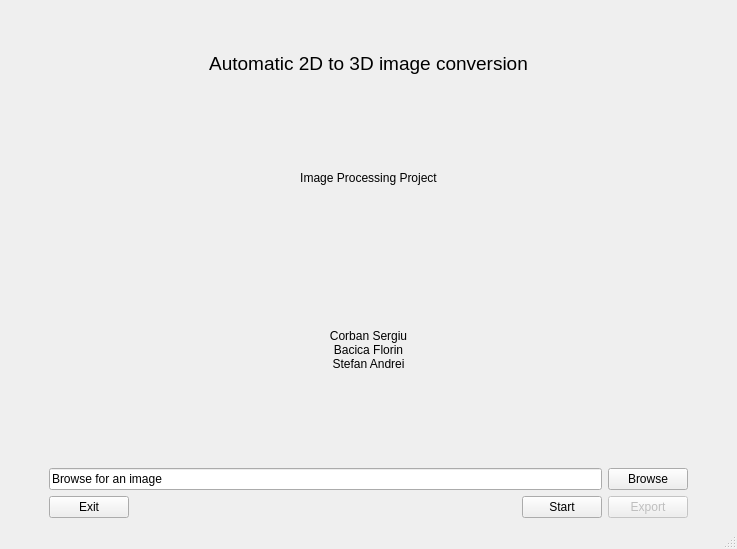
<?xml version="1.0" encoding="UTF-8"?>
<ui version="4.0">
 <class>MainWindow</class>
 <widget class="QMainWindow" name="MainWindow">
  <property name="geometry">
   <rect>
    <x>0</x>
    <y>0</y>
    <width>737</width>
    <height>549</height>
   </rect>
  </property>
  <property name="windowTitle">
   <string>Automatic 2D to 3D image conversion</string>
  </property>
  <widget class="QWidget" name="centralwidget">
   <layout class="QVBoxLayout" name="verticalLayout_3">
    <item>
     <layout class="QVBoxLayout" name="verticalLayout_2">
      <item>
       <layout class="QVBoxLayout" name="verticalLayout">
        <item>
         <widget class="QLabel" name="label_Title">
          <property name="text">
           <string>&lt;html&gt;&lt;head/&gt;&lt;body&gt;&lt;p align=&quot;center&quot;&gt;&lt;span style=&quot; font-size:14pt;&quot;&gt;Automatic 2D to 3D image conversion&lt;/span&gt;&lt;/p&gt;&lt;/body&gt;&lt;/html&gt;</string>
          </property>
         </widget>
        </item>
        <item>
         <widget class="QLabel" name="label_Info">
          <property name="text">
           <string>&lt;html&gt;&lt;head/&gt;&lt;body&gt;&lt;p align=&quot;center&quot;&gt;Image Processing Project&lt;/p&gt;&lt;/body&gt;&lt;/html&gt;</string>
          </property>
         </widget>
        </item>
       </layout>
      </item>
      <item>
       <widget class="QLabel" name="label_Credits">
        <property name="text">
         <string>&lt;html&gt;&lt;head/&gt;&lt;body&gt;&lt;p align=&quot;center&quot;&gt;Corban Sergiu&lt;br/&gt;Bacica Florin&lt;br/&gt;Stefan Andrei&lt;/p&gt;&lt;/body&gt;&lt;/html&gt;</string>
        </property>
       </widget>
      </item>
     </layout>
    </item>
    <item>
     <layout class="QHBoxLayout" name="horizontalLayout_Browse">
      <item>
       <spacer name="horizontalSpacer">
        <property name="orientation">
         <enum>Qt::Horizontal</enum>
        </property>
        <property name="sizeType">
         <enum>QSizePolicy::Preferred</enum>
        </property>
        <property name="sizeHint" stdset="0">
         <size>
          <width>40</width>
          <height>20</height>
         </size>
        </property>
       </spacer>
      </item>
      <item>
       <widget class="QLineEdit" name="lineEdit_Browse">
        <property name="text">
         <string>Browse for an image</string>
        </property>
       </widget>
      </item>
      <item>
       <widget class="QPushButton" name="pushButton_Browse">
        <property name="text">
         <string>Browse</string>
        </property>
       </widget>
      </item>
      <item>
       <spacer name="horizontalSpacer_2">
        <property name="orientation">
         <enum>Qt::Horizontal</enum>
        </property>
        <property name="sizeType">
         <enum>QSizePolicy::Preferred</enum>
        </property>
        <property name="sizeHint" stdset="0">
         <size>
          <width>40</width>
          <height>20</height>
         </size>
        </property>
       </spacer>
      </item>
     </layout>
    </item>
    <item>
     <layout class="QHBoxLayout" name="horizontalLayout">
      <item>
       <spacer name="horizontalSpacer_3">
        <property name="orientation">
         <enum>Qt::Horizontal</enum>
        </property>
        <property name="sizeType">
         <enum>QSizePolicy::Preferred</enum>
        </property>
        <property name="sizeHint" stdset="0">
         <size>
          <width>40</width>
          <height>20</height>
         </size>
        </property>
       </spacer>
      </item>
      <item>
       <widget class="QPushButton" name="pushButton_Exit">
        <property name="text">
         <string>Exit</string>
        </property>
       </widget>
      </item>
      <item>
       <spacer name="horizontalSpacer_5">
        <property name="orientation">
         <enum>Qt::Horizontal</enum>
        </property>
        <property name="sizeType">
         <enum>QSizePolicy::Expanding</enum>
        </property>
        <property name="sizeHint" stdset="0">
         <size>
          <width>40</width>
          <height>20</height>
         </size>
        </property>
       </spacer>
      </item>
      <item>
       <widget class="QPushButton" name="pushButton_Start">
        <property name="text">
         <string>Start</string>
        </property>
       </widget>
      </item>
      <item>
       <widget class="QPushButton" name="pushButton_Export">
        <property name="enabled">
         <bool>false</bool>
        </property>
        <property name="text">
         <string>Export</string>
        </property>
       </widget>
      </item>
      <item>
       <spacer name="horizontalSpacer_4">
        <property name="orientation">
         <enum>Qt::Horizontal</enum>
        </property>
        <property name="sizeType">
         <enum>QSizePolicy::Preferred</enum>
        </property>
        <property name="sizeHint" stdset="0">
         <size>
          <width>40</width>
          <height>20</height>
         </size>
        </property>
       </spacer>
      </item>
     </layout>
    </item>
   </layout>
  </widget>
  <widget class="QMenuBar" name="menubar">
   <property name="geometry">
    <rect>
     <x>0</x>
     <y>0</y>
     <width>737</width>
     <height>22</height>
    </rect>
   </property>
  </widget>
  <widget class="QStatusBar" name="statusbar"/>
 </widget>
 <resources/>
 <connections/>
</ui>
